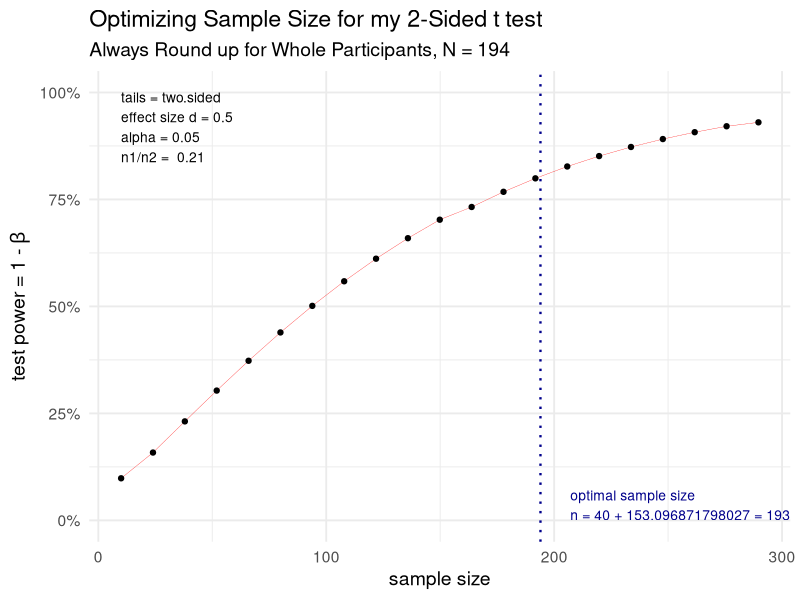

R code for this plot:
## ---- chunk 1
knitr::opts_chunk$set(echo = TRUE)
library(pwr)
library(tidyverse)
library(ggplot2)
## ---- chunk 2
results <- pwr::pwr.t2n.test(n1 = c(40),
                  n2 = NULL,
                sig.level = 0.05,
                alternative = "two.sided", 
                power = 0.80, 
                d = 0.5)

plot(results) +
  ggplot2::theme_minimal(base_size = 14) +
  labs(title = 'Optimizing Sample Size for my 2-Sided t test',
       subtitle = "Always Round up for Whole Participants, N = 194")
## ---- chunk 3
pwr.p.test(h = ES.h(p1 = 0.95, p2 = 0.80),
           n = NULL,
           sig.level = 0.05,
           power = 0.80,
           alternative = "greater")
